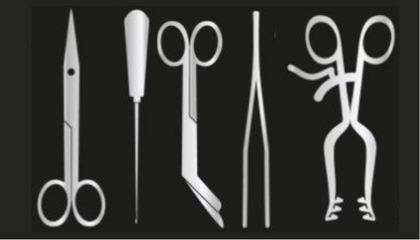
%> input picture ground_truth.png, 420 x 240 px, shrunk from 750 x 429 before the run
$ octave main.m   (GNU Octave 9; MATLAB toolbox functions it lacks are replaced by stand-ins)
%> lines starting %> are read from the running program, lines starting %| are printed output that depends on the picture; in (x1, y1, x2, y2) boxes, pixels count from 0 and x2, y2 are one past the last pixel; in counts of white or black regions, pixels touching at a corner belong together; the program's own positions count from 1
### labelObjectsAndCreateTable.m
function [labeledImg, propertiesTable] = labelObjectsAndCreateTable(imageFile)
%> called with imageFile = 'ground_truth.png'
    % Load the image
    img = imread(imageFile);
%> img is the input picture: size 240x420x3 uint8; mean R, G, B 57.6, 57.6, 56

    % Convert to grayscale if the image is in color
    if size(img, 3) == 3
        img = rgb2gray(img);
%> img: size 240x420 uint8
    end

    % Apply thresholding to create a binary image
    threshold = graythresh(img);
%> threshold = 0.439
    binaryImage = imbinarize(img, threshold);
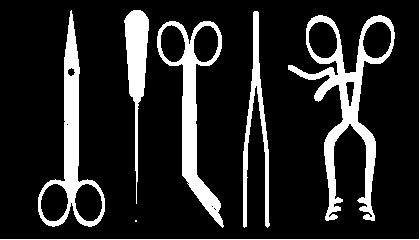
%> binaryImage: size 240x420 logical; 15.6% white; 7 white regions (1 under 20 px), largest, box (x1, y1, x2, y2) and area: (288, 15, 395, 221) 4827, (157, 21, 224, 228) 3372, (38, 10, 105, 227) 3226, (124, 10, 149, 204) 1967, (243, 11, 270, 228) 1705, (0, 0, 420, 240) 659

    % Remove small objects
    binaryImage = bwareaopen(binaryImage, 50);
%> binaryImage: size 240x420 logical; 15.6% white; 6 white regions

    % Label connected components
    labeledImg = bwlabel(binaryImage);
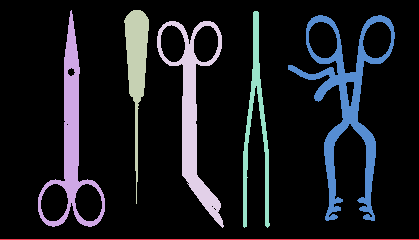
%> labeledImg: size 240x420 double; 7 distinct labels, from 0 to 6; one colour per label, 0 black

    % Use regionprops to measure properties of each object
    props = regionprops(labeledImg, 'Area', 'Perimeter', 'Centroid', 'BoundingBox');
%> props = 6 regions; largest, box (x1, y1, x2, y2), Area, Centroid and Perimeter: (288, 15, 395, 221) 4827 [346.9 107.4] 1098.5, (157, 21, 224, 228) 3372 [193.6 114.8] 552.6, (38, 10, 105, 227) 3226 [72 138.2] 551.3, (124, 10, 149, 204) 1967 [137.3 64.3] 401.2

    % Extract properties
    areas = [props.Area];
%> areas = [659 3226 1967 3372 1705 4827]
    perimeters = [props.Perimeter];
%> perimeters = [1288.9 551.3 401.2 552.6 718.8 1098.5]
    centroids = vertcat(props.Centroid); % Combine centroids into a matrix
%> centroids = [286.5 196.5; 72.01 138.2; 137.3 64.32; 193.6 114.8; 256.5 125.1; 346.9 107.4]
    boundingBoxes = vertcat(props.BoundingBox); % Combine bounding boxes into a matrix
%> boundingBoxes = [0.5 0.5 420 240; 38.5 10.5 67 217; 124.5 10.5 25 194; 157.5 21.5 67 207; 243.5 11.5 27 217; 288.5 15.5 107 206]

    % Remove the first object
    areas(1) = [];
    perimeters(1) = [];
    centroids(1, :) = [];
    boundingBoxes(1, :) = [];
    props(1) = []; % Remove the first element from the props array

    % Display the original image with bounding boxes
    imshow(img);
    hold on;

    % Loop through each object and draw bounding boxes
    for k = 1:length(props)
        % Draw the bounding box
        rectangle('Position', boundingBoxes(k, :), 'EdgeColor', 'r', 'LineWidth', 2);

        % Label the object with its index
        text(centroids(k, 1), centroids(k, 2), num2str(k), 'Color', 'yellow', 'FontSize', 12, 'FontWeight', 'bold', 'HorizontalAlignment', 'center');
    end
%> this loop made 5 passes

    hold off;

    % Create a table with the properties
    propertiesTable = table(boundingBoxes, areas', perimeters', centroids(:,1), centroids(:,2), ...
                            'VariableNames', {'BoundingBox', 'Area', 'Perimeter', 'CentroidX', 'CentroidY'});
%> propertiesTable = 5 regions; largest, box (x1, y1, x2, y2), Area, Perimeter, CentroidX and CentroidY: (288, 15, 395, 221) 4827 1098.5 346.9 107.4, (157, 21, 224, 228) 3372 552.6 193.6 114.8, (38, 10, 105, 227) 3226 551.3 72.01 138.2, (124, 10, 149, 204) 1967 401.2 137.3 64.32
end

### main.m
clear all;
clc;
close all;

% Define the labels for the surgical instruments
labels = {'Sinus Scissor', 'Sinus Probe', 'Iris Scissor', 'Forceps', 'Adson Cerbellar Retractor'};

% Call the function with the ground truth image file
[labeledImg, propertiesTable] = labelObjectsAndCreateTable('ground_truth.png');
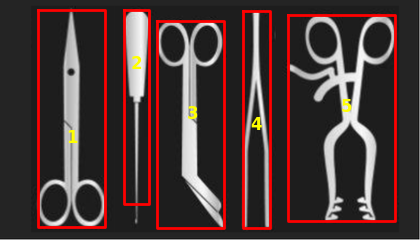
%> figure redrawn from the program's plot data

% Display the labeled image
figure;
imshow(labeledImg);

% Display the properties table
disp(propertiesTable);

% Call the function with the test image file
[testlabeledImg, testpropertiesTable] = labelObjectsAndCreateTable('images/6.png');
%> call 2 of labelObjectsAndCreateTable, with imageFile = 'images/6.png'
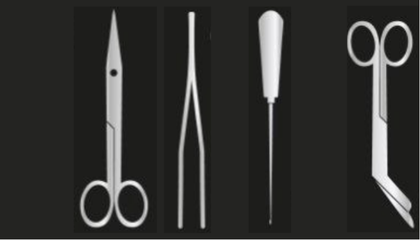
%> input picture 6.png, 420 x 240 px, shrunk from 750 x 429 before the run
%> in labelObjectsAndCreateTable, img is the input picture: size 240x420x3 uint8; mean R, G, B 50.7, 50.7, 48.9
%> in labelObjectsAndCreateTable (call 2), `threshold = graythresh(img);`: threshold = 0.435
%> in labelObjectsAndCreateTable (call 2), `binaryImage = imbinarize(img, threshold);`:
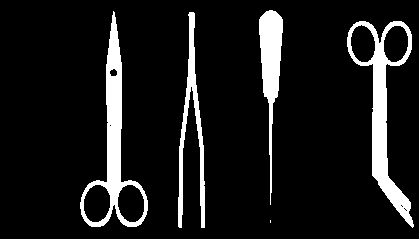
%> binaryImage: size 240x420 logical; 10.9% white; 6 white regions (1 under 20 px), largest, box (x1, y1, x2, y2) and area: (347, 21, 414, 228) 3398, (80, 11, 148, 227) 3242, (259, 10, 283, 205) 1975, (178, 12, 205, 228) 1715, (0, 0, 420, 240) 659
%> in labelObjectsAndCreateTable (call 2), `binaryImage = bwareaopen(binaryImage, 50);`: binaryImage: size 240x420 logical; 10.9% white; 5 white regions
%> in labelObjectsAndCreateTable (call 2), `labeledImg = bwlabel(binaryImage);`:
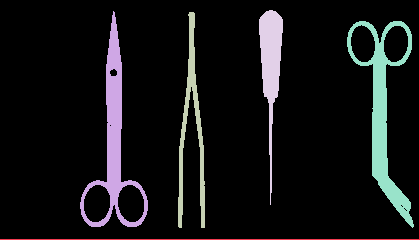
%> labeledImg: size 240x420 double; 6 distinct labels, from 0 to 5; one colour per label, 0 black
%> in labelObjectsAndCreateTable (call 2), `props = regionprops(labeledImg, 'Area', 'Perimeter', 'Centroid', 'Boun..`: props = 5 regions; largest, box (x1, y1, x2, y2), Area, Centroid and Perimeter: (347, 21, 414, 228) 3398 [383.8 114.8] 550, (80, 11, 148, 227) 3242 [114.6 138.5] 546.4, (259, 10, 283, 205) 1975 [271.4 65.3] 400.7, (178, 12, 205, 228) 1715 [192.2 127.8] 718.5
%> in labelObjectsAndCreateTable (call 2), `areas = [props.Area];`: areas = [659 3242 1715 1975 3398]
%> in labelObjectsAndCreateTable (call 2), `perimeters = [props.Perimeter];`: perimeters = [1288.9 546.4 718.5 400.7 550]
%> in labelObjectsAndCreateTable (call 2), `centroids = vertcat(props.Centroid);`: centroids = [286.5 196.5; 114.6 138.5; 192.2 127.8; 271.4 65.29; 383.8 114.8]
%> in labelObjectsAndCreateTable (call 2), `boundingBoxes = vertcat(props.BoundingBox);`: boundingBoxes = [0.5 0.5 420 240; 80.5 11.5 68 216; 178.5 12.5 27 216; 259.5 10.5 24 195; 347.5 21.5 67 207]
%> the loop in labelObjectsAndCreateTable (call 2), `for k = 1:length(props)` made 4 passes
%> in labelObjectsAndCreateTable (call 2), `propertiesTable = table(boundingBoxes, areas', perimeters', centroids(..`: propertiesTable = 4 regions; box (x1, y1, x2, y2), Area, Perimeter, CentroidX and CentroidY: (347, 21, 414, 228) 3398 550 383.8 114.8, (80, 11, 148, 227) 3242 546.4 114.6 138.5, (259, 10, 283, 205) 1975 400.7 271.4 65.29, (178, 12, 205, 228) 1715 718.5 192.2 127.8
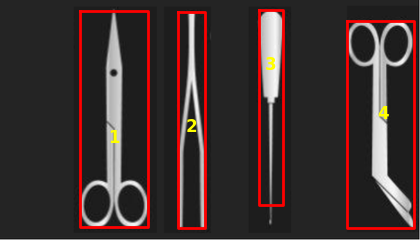
%> figure redrawn from the program's plot data
%> testpropertiesTable has the same summary as propertiesTable in labelObjectsAndCreateTable

% Display the labeled image
figure;
imshow(testlabeledImg);

% Display the properties table
disp(testpropertiesTable);

% Function to compare objects based on Area and Perimeter
tolerance_area = 200; % Tolerance for area
tolerance_per = 50; % Tolerance for perimeter
similarObjects = [];

% Compare objects between the two images
for i = 1:height(propertiesTable)
    for j = 1:height(testpropertiesTable)
        areaDiff = abs(propertiesTable.Area(i) - testpropertiesTable.Area(j));
        perimeterDiff = abs(propertiesTable.Perimeter(i) - testpropertiesTable.Perimeter(j));

        if areaDiff < tolerance_area && perimeterDiff < tolerance_per
            similarObjects = [similarObjects; i, j];
        end
    end
end
%> after the loop, similarObjects = [1 1; 1 4; 2 3; 3 1; 3 4; 4 2]

% Extract the unique values of i
unique_i_values = unique(similarObjects(:, 1));
%> unique_i_values = [1; 2; 3; 4]

% Define the range of i
range_i = 1:5;

% Find the missing values
missing_i_values = setdiff(range_i, unique_i_values);
%> missing_i_values = 5

% Display the missing values
if isempty(missing_i_values)
    disp('Complete!.');
else
    fprintf('Name of the surgical instruments that have been missed:\n');
    disp(labels(missing_i_values));
%| {
%|   [1,1] = Adson Cerbellar Retractor
%| }
end
